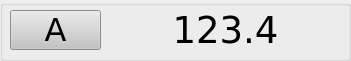
  <widget class="QGroupBox" name="groupBox_3">
   <property name="geometry">
    <rect>
     <x>0</x>
     <y>272</y>
     <width>351</width>
     <height>61</height>
    </rect>
   </property>
   <property name="font">
    <font>
     <family>DejaVu Sans</family>
     <pointsize>8</pointsize>
     <weight>50</weight>
     <italic>false</italic>
     <bold>false</bold>
    </font>
   </property>
   <property name="styleSheet">
    <string notr="true"/>
   </property>
   <property name="title">
    <string/>
   </property>
   <property name="PasswordLevel" stdset="0">
    <number>0</number>
   </property>
   <property name="Hide" stdset="0">
    <bool>true</bool>
   </property>
   <widget class="QHmiLabel" name="qHmiLabel_6">
    <property name="geometry">
     <rect>
      <x>120</x>
      <y>10</y>
      <width>211</width>
      <height>40</height>
     </rect>
    </property>
    <property name="font">
     <font>
      <family>DejaVu Sans</family>
      <pointsize>28</pointsize>
      <weight>50</weight>
      <italic>false</italic>
      <bold>false</bold>
     </font>
    </property>
    <property name="styleSheet">
     <string notr="true">font: 28pt &quot;DejaVu Sans&quot;;
color: rgb(0, 0, 0);</string>
    </property>
    <property name="text">
     <string>123.4</string>
    </property>
    <property name="alignment">
     <set>Qt::AlignCenter</set>
    </property>
    <property name="fieldName">
     <cstring>CONF1_AXIS_A.ABSPOS</cstring>
    </property>
    <property name="fieldValue">
     <cstring>123.4</cstring>
    </property>
    <property name="decimalCount">
     <cstring>1</cstring>
    </property>
    <property name="PasswordLevel" stdset="0">
     <number>0</number>
    </property>
    <property name="Hide" stdset="0">
     <bool>false</bool>
    </property>
   </widget>
   <widget class="QHmiLinkPage" name="QHmiLinkPage_9">
    <property name="geometry">
     <rect>
      <x>10</x>
      <y>10</y>
      <width>91</width>
      <height>40</height>
     </rect>
    </property>
    <property name="font">
     <font>
      <family>DejaVu Sans</family>
      <pointsize>24</pointsize>
      <weight>50</weight>
      <italic>false</italic>
      <bold>false</bold>
     </font>
    </property>
    <property name="styleSheet">
     <string notr="true">font:24pt &quot;DejaVu Sans&quot;;
background-color: rgb(196, 196, 196);
color: rgb(0, 0, 0);</string>
    </property>
    <property name="text">
     <string>A</string>
    </property>
    <property name="iconSize">
     <size>
      <width>120</width>
      <height>80</height>
     </size>
    </property>
    <property name="destinationPage">
     <cstring>a_management.ui</cstring>
    </property>
    <property name="stateField">
     <cstring>CONF1_G_B_MAN</cstring>
    </property>
    <property name="stateAction">
     <enum>QHmiLinkPage::Enable</enum>
    </property>
    <property name="PasswordLevel" stdset="0">
     <number>0</number>
    </property>
    <property name="Hide" stdset="0">
     <bool>true</bool>
    </property>
    <property name="Align left" stdset="0">
     <bool>false</bool>
    </property>
   </widget>
   <widget class="QHmiLabel" name="qHmiLabel_18">
    <property name="geometry">
     <rect>
      <x>220</x>
      <y>-50</y>
      <width>170</width>
      <height>54</height>
     </rect>
    </property>
    <property name="styleSheet">
     <string notr="true">font: 30pt &quot;DejaVu Sans&quot;;</string>
    </property>
    <property name="text">
     <string>123.4</string>
    </property>
    <property name="alignment">
     <set>Qt::AlignRight|Qt::AlignTrailing|Qt::AlignVCenter</set>
    </property>
    <property name="fieldName">
     <cstring>CONF1_AXIS_Y.ABSPOS</cstring>
    </property>
    <property name="fieldValue">
     <cstring>123.4</cstring>
    </property>
    <property name="decimalCount">
     <cstring>1</cstring>
    </property>
    <property name="PasswordLevel" stdset="0">
     <number>0</number>
    </property>
    <property name="Hide" stdset="0">
     <bool>true</bool>
    </property>
   </widget>
  </widget>
